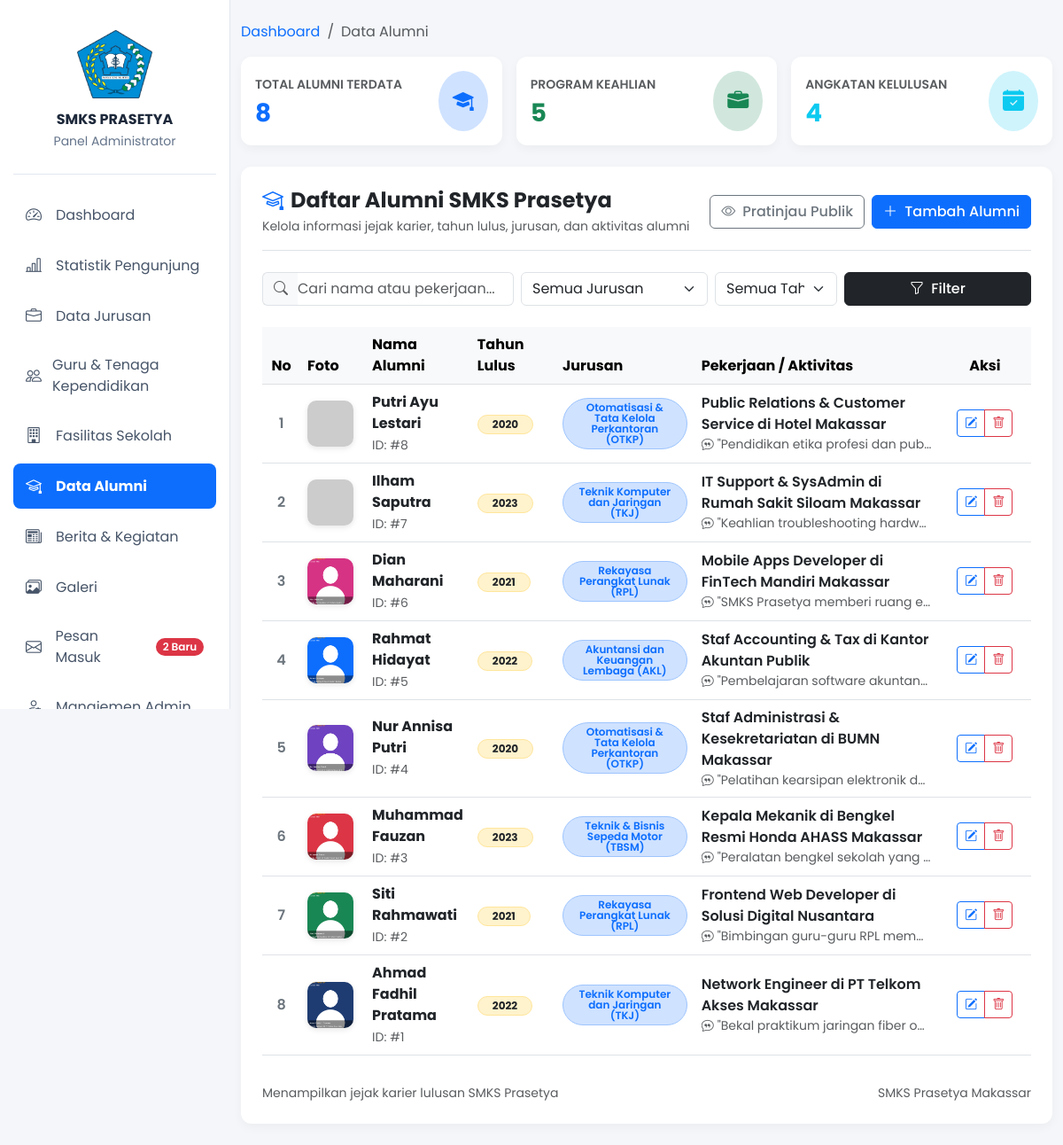
The page /admin/alumni/index.php (signed in) on the database its author committed.
### tables this page shows
CREATE TABLE `alumni` (
  `id` INT AUTO_INCREMENT PRIMARY KEY,
  `nama` VARCHAR(150) NOT NULL,
  `tahun_lulus` VARCHAR(10) NOT NULL,
  `jurusan` VARCHAR(100) NOT NULL,
  `pekerjaan` VARCHAR(255) NOT NULL,
  `aktivitas` VARCHAR(255) DEFAULT NULL,
  `testimoni` TEXT DEFAULT NULL,
  `foto` VARCHAR(255) DEFAULT NULL
);

### admin/alumni/index.php (the view, shortened to what this page needs)
<?php
require_once __DIR__ . '/../../config/koneksi.php';
$cols_res = mysqli_query($conn, "SHOW COLUMNS FROM alumni");
$alumni_cols = [];
while ($c = mysqli_fetch_assoc($cols_res)) {
    $alumni_cols[] = $c['Field'];
}
$col_pekerjaan = in_array('pekerjaan', $alumni_cols) ? 'pekerjaan' : 'aktivitas';
$col_jurusan   = in_array('jurusan', $alumni_cols) ? 'jurusan' : 'nama_jurusan';
$col_tahun     = in_array('tahun_lulus', $alumni_cols) ? 'tahun_lulus' : 'tahun';
$has_testimoni = in_array('testimoni', $alumni_cols);
$keyword        = isset($_GET['q']) ? trim($_GET['q']) : '';
$jurusan_filter = isset($_GET['jurusan']) ? trim($_GET['jurusan']) : '';
$tahun_filter   = isset($_GET['tahun']) ? trim($_GET['tahun']) : '';
$select_fields = "id, nama, $col_tahun AS tahun_lulus, $col_jurusan AS jurusan, $col_pekerjaan AS pekerjaan, foto" . ($has_testimoni ? ", testimoni" : "");
if ($keyword !== '' && $jurusan_filter !== '' && $tahun_filter !== '') {
    $param_kw = "%$keyword%";
    $stmt = mysqli_prepare($conn, "SELECT $select_fields FROM alumni WHERE (nama LIKE ? OR $col_pekerjaan LIKE ?) AND $col_jurusan = ? AND $col_tahun = ? ORDER BY id DESC");
    mysqli_stmt_bind_param($stmt, "ssss", $param_kw, $param_kw, $jurusan_filter, $tahun_filter);
} elseif ($keyword !== '' && $jurusan_filter !== '') {
    $param_kw = "%$keyword%";
    $stmt = mysqli_prepare($conn, "SELECT $select_fields FROM alumni WHERE (nama LIKE ? OR $col_pekerjaan LIKE ?) AND $col_jurusan = ? ORDER BY id DESC");
    mysqli_stmt_bind_param($stmt, "sss", $param_kw, $param_kw, $jurusan_filter);
} elseif ($keyword !== '' && $tahun_filter !== '') {
    $param_kw = "%$keyword%";
    $stmt = mysqli_prepare($conn, "SELECT $select_fields FROM alumni WHERE (nama LIKE ? OR $col_pekerjaan LIKE ?) AND $col_tahun = ? ORDER BY id DESC");
    mysqli_stmt_bind_param($stmt, "sss", $param_kw, $param_kw, $tahun_filter);
} elseif ($jurusan_filter !== '' && $tahun_filter !== '') {
    $stmt = mysqli_prepare($conn, "SELECT $select_fields FROM alumni WHERE $col_jurusan = ? AND $col_tahun = ? ORDER BY id DESC");
    mysqli_stmt_bind_param($stmt, "ss", $jurusan_filter, $tahun_filter);
} elseif ($keyword !== '') {
    $param_kw = "%$keyword%";
    $stmt = mysqli_prepare($conn, "SELECT $select_fields FROM alumni WHERE nama LIKE ? OR $col_pekerjaan LIKE ? OR $col_jurusan LIKE ? ORDER BY id DESC");
    mysqli_stmt_bind_param($stmt, "sss", $param_kw, $param_kw, $param_kw);
} elseif ($jurusan_filter !== '') {
    $stmt = mysqli_prepare($conn, "SELECT $select_fields FROM alumni WHERE $col_jurusan = ? ORDER BY id DESC");
    mysqli_stmt_bind_param($stmt, "s", $jurusan_filter);
} elseif ($tahun_filter !== '') {
    $stmt = mysqli_prepare($conn, "SELECT $select_fields FROM alumni WHERE $col_tahun = ? ORDER BY id DESC");
    mysqli_stmt_bind_param($stmt, "s", $tahun_filter);
} else {
    $stmt = mysqli_prepare($conn, "SELECT $select_fields FROM alumni ORDER BY id DESC");
}
mysqli_stmt_execute($stmt);
$result = mysqli_stmt_get_result($stmt);
$stmt_stat = mysqli_prepare($conn, "SELECT
    COUNT(*) as total_semua,
    COUNT(DISTINCT $col_jurusan) as total_jurusan,
    COUNT(DISTINCT $col_tahun) as total_angkatan
    FROM alumni");
mysqli_stmt_execute($stmt_stat);
$stat = mysqli_fetch_assoc(mysqli_stmt_get_result($stmt_stat));
$total_semua    = (int)($stat['total_semua'] ?? 0);
$total_jurusan  = (int)($stat['total_jurusan'] ?? 0);
$total_angkatan = (int)($stat['total_angkatan'] ?? 0);
?>
<!DOCTYPE html>
<html lang="id">
<head>
    <link href="https://cdn.jsdelivr.net/npm/bootstrap@5.3.0/dist/css/bootstrap.min.css" rel="stylesheet">
    <link rel="stylesheet" href="https://cdn.jsdelivr.net/npm/bootstrap-icons@1.11.1/font/bootstrap-icons.css">
</head>
<body>
    <?php include __DIR__ . '/../navbar.php'; ?>
    <div class="container my-4">
        <nav aria-label="breadcrumb">
            <ol class="breadcrumb">
                <li class="breadcrumb-item"><a href="../index.php" class="text-decoration-none">Dashboard</a></li>
                <li class="breadcrumb-item active" aria-current="page">Data Alumni</li>
            </ol>
        </nav>
        <div class="row g-3 mb-4">
            <div class="col-sm-4">
                <div class="card card-custom bg-white p-3 d-flex flex-row align-items-center justify-content-between h-100">
                    <div>
                        <span class="text-muted small fw-semibold text-uppercase">Total Alumni Terdata</span>
                        <h3 class="fw-bold mb-0 text-primary mt-1"><?= $total_semua; ?></h3>
                    </div>
                    <div class="rounded-circle bg-primary-subtle text-primary p-3 fs-4">
                        <i class="bi bi-mortarboard-fill"></i>
                    </div>
                </div>
            </div>
            <div class="col-sm-4">
                <div class="card card-custom bg-white p-3 d-flex flex-row align-items-center justify-content-between h-100">
                    <div>
                        <span class="text-muted small fw-semibold text-uppercase">Program Keahlian</span>
                        <h3 class="fw-bold mb-0 text-success mt-1"><?= $total_jurusan; ?></h3>
                    </div>
                    <div class="rounded-circle bg-success-subtle text-success p-3 fs-4">
                        <i class="bi bi-briefcase-fill"></i>
                    </div>
                </div>
            </div>
            <div class="col-sm-4">
                <div class="card card-custom bg-white p-3 d-flex flex-row align-items-center justify-content-between h-100">
                    <div>
                        <span class="text-muted small fw-semibold text-uppercase">Angkatan Kelulusan</span>
                        <h3 class="fw-bold mb-0 text-info mt-1"><?= $total_angkatan; ?></h3>
                    </div>
                    <div class="rounded-circle bg-info-subtle text-info p-3 fs-4">
                        <i class="bi bi-calendar-check-fill"></i>
                    </div>
                </div>
            </div>
        </div>
        <div class="card card-custom bg-white p-4">
            <div class="d-flex justify-content-between align-items-center flex-wrap gap-3 mb-4 pb-3 border-bottom">
                <div>
                    <h4 class="fw-bold mb-1">
                        <i class="bi bi-mortarboard text-primary me-2"></i>Daftar Alumni SMKS Prasetya
                    </h4>
                    <p class="text-muted small mb-0">Kelola informasi jejak karier, tahun lulus, jurusan, dan aktivitas alumni</p>
                </div>
                <div class="d-flex gap-2 flex-wrap">
                    <a href="../../alumni.php" target="_blank" class="btn btn-outline-secondary fw-medium">
                        <i class="bi bi-eye me-1"></i> Pratinjau Publik
                    </a>
                    <a href="tambah.php" class="btn btn-primary fw-medium">
                        <i class="bi bi-plus-lg me-1"></i> Tambah Alumni
                    </a>
                </div>
            </div>
            <form action="index.php" method="GET" class="row g-2 mb-4 align-items-center">
                <div class="col-md-4">
                    <div class="input-group">
                        <span class="input-group-text bg-light border-end-0"><i class="bi bi-search text-muted"></i></span>
                        <input type="text" name="q" class="form-control border-start-0 ps-0" placeholder="Cari nama atau pekerjaan..." value="<?= htmlspecialchars($keyword); ?>">
                    </div>
                </div>
                <div class="col-md-3">
                    <select name="jurusan" class="form-select">
                        <option value="">Semua Jurusan</option>
                    </select>
                </div>
                <div class="col-md-2">
                    <select name="tahun" class="form-select">
                        <option value="">Semua Tahun</option>
                    </select>
                </div>
                <div class="col-md-3 d-flex gap-2">
                    <button type="submit" class="btn btn-dark w-100 fw-medium">
                        <i class="bi bi-funnel me-1"></i> Filter
                    </button>
                </div>
            </form>
            <div class="table-responsive">
                <table class="table table-hover align-middle">
                    <thead class="table-light">
                        <tr>
                            <th class="text-center" style="width: 50px;">No</th>
                            <th style="width: 80px;">Foto</th>
                            <th>Nama Alumni</th>
                            <th style="width: 120px;">Tahun Lulus</th>
                            <th style="width: 200px;">Jurusan</th>
                            <th>Pekerjaan / Aktivitas</th>
                            <th class="text-center" style="width: 140px;">Aksi</th>
                        </tr>
                    </thead>
                    <tbody>
                        <?php
                        $no = 1;
                        if ($result && mysqli_num_rows($result) > 0) :
                            while ($row = mysqli_fetch_assoc($result)) :
                                $foto_path = "../../assets/uploads/" . ($row['foto'] ?? '');
                                $foto_src = (!empty($row['foto']) && file_exists($foto_path))
                                    ? $foto_path
                                    : "https://placehold.co/100x100?text=" . urlencode(substr($row['nama'], 0, 2));
                        ?>
                            <tr>
                                <td class="text-center fw-semibold text-secondary"><?= $no++; ?></td>
                                <td>
                                    <img src="<?= htmlspecialchars($foto_src); ?>"
                                         alt="<?= htmlspecialchars($row['nama']); ?>"
                                         class="alumni-thumb"
                                         onerror="this.src='https://placehold.co/100x100?text=Foto'">
                                </td>
                                <td>
                                    <span class="fw-bold text-dark d-block"><?= htmlspecialchars($row['nama']); ?></span>
                                    <small class="text-muted">ID: #<?= (int)$row['id']; ?></small>
                                </td>
                                <td>
                                    <span class="badge bg-warning-subtle text-dark border border-warning-subtle rounded-pill px-3 py-1 fw-bold">
                                        <?= htmlspecialchars($row['tahun_lulus']); ?>
                                    </span>
                                </td>
                                <td>
                                    <span class="badge bg-primary-subtle text-primary border border-primary-subtle rounded-pill px-3 py-1 fw-semibold text-wrap">
                                        <?= htmlspecialchars($row['jurusan']); ?>
                                    </span>
                                </td>
                                <td>
                                    <span class="fw-semibold text-dark d-block"><?= htmlspecialchars($row['pekerjaan']); ?></span>
                                    <?php if (!empty($row['testimoni'])) : ?>
                                        <small class="text-muted text-truncate d-block" style="max-width: 260px;" title="<?= htmlspecialchars($row['testimoni']); ?>">
                                            <i class="bi bi-chat-quote me-1"></i>"<?= htmlspecialchars($row['testimoni']); ?>"
                                        </small>
                                    <?php endif; ?>
                                </td>
                                <td class="text-center">
                                    <div class="btn-group" role="group">
                                        <a href="edit.php?id=<?= (int)$row['id']; ?>" class="btn btn-sm btn-outline-primary" title="Edit Alumni">
                                            <i class="bi bi-pencil-square"></i>
                                        </a>
                                        <a href="hapus.php?id=<?= (int)$row['id']; ?>"
                                           class="btn btn-sm btn-outline-danger"
                                           onclick="return confirm('Apakah Anda yakin ingin menghapus data alumni <?= htmlspecialchars(addslashes($row['nama'])); ?>? Foto terkait akan ikut dihapus.');"
                                           title="Hapus Alumni">
                                            <i class="bi bi-trash"></i>
                                        </a>
                                    </div>
                                </td>
                            </tr>
                        <?php
                            endwhile;
                        endif; ?>
                    </tbody>
                </table>
            </div>
            <div class="d-flex justify-content-between align-items-center mt-3 text-muted small">
                <span>Menampilkan jejak karier lulusan SMKS Prasetya</span>
                <span>SMKS Prasetya Makassar</span>
            </div>
        </div>
    </div>
</body>
</html>

### assets/css/theme.css (style rules this page uses)
:root { color-scheme: light; }
body { background-color: #f4f6f9; color: #334155; transition: background-color 0.2s, color 0.2s; }

### admin/alumni/index.php (style rules this page uses)
body { font-family: 'Poppins', sans-serif; background-color: #f4f6f9; }
.card-custom { border: none; border-radius: 12px; box-shadow: 0 4px 12px rgba(0,0,0,0.04); }
.alumni-thumb { width: 52px; height: 52px; border-radius: 10px; object-fit: cover; box-shadow: 0 2px 6px rgba(0,0,0,0.1); }

### admin/navbar.php (style rules this page uses)
body { padding-left: 260px; }

### rows shown on the page
alumni: nama "Putri Ayu Lestari", id "8", tahun_lulus "2020", jurusan "Otomatisasi & Tata Kelola Perkantoran (OTKP)", pekerjaan "Public Relations & Customer Service di Hotel Makassar", testimoni "Pendidikan etika profesi dan pub…"
alumni: nama "Ilham Saputra", id "7", tahun_lulus "2023", jurusan "Teknik Komputer dan Jaringan (TKJ)", pekerjaan "IT Support & SysAdmin di Rumah Sakit Siloam Makassar", testimoni "Keahlian troubleshooting hardw…"
alumni: foto (picture), nama "Dian Maharani", id "6", tahun_lulus "2021", jurusan "Rekayasa Perangkat Lunak (RPL)", pekerjaan "Mobile Apps Developer di FinTech Mandiri Makassar", testimoni "SMKS Prasetya memberi ruang e…"
alumni: foto (picture), nama "Rahmat Hidayat", id "5", tahun_lulus "2022", jurusan "Akuntansi dan Keuangan Lembaga (AKL)", pekerjaan "Staf Accounting & Tax di Kantor Akuntan Publik", testimoni "Pembelajaran software akuntan…"
alumni: foto (picture), nama "Nur Annisa Putri", id "4", tahun_lulus "2020", jurusan "Otomatisasi & Tata Kelola Perkantoran (OTKP)", pekerjaan "Staf Administrasi & Kesekretariatan di BUMN Makassar", testimoni "Pelatihan kearsipan elektronik d…"
alumni: foto (picture), nama "Muhammad Fauzan", id "3", tahun_lulus "2023", jurusan "Teknik & Bisnis Sepeda Motor (TBSM)", pekerjaan "Kepala Mekanik di Bengkel Resmi Honda AHASS Makassar", testimoni "Peralatan bengkel sekolah yang…"
alumni: foto (picture), nama "Siti Rahmawati", id "2", tahun_lulus "2021", jurusan "Rekayasa Perangkat Lunak (RPL)", pekerjaan "Frontend Web Developer di Solusi Digital Nusantara", testimoni "Bimbingan guru-guru RPL mem…"
alumni: foto (picture), nama "Ahmad Fadhil Pratama", id "1", tahun_lulus "2022", jurusan "Teknik Komputer dan Jaringan (TKJ)", pekerjaan "Network Engineer di PT Telkom Akses Makassar", testimoni "Bekal praktikum jaringan fiber o…"

### other values the page prints
$unread_count "2"
$total_semua "8"
$total_jurusan "5"
$total_angkatan "4"
